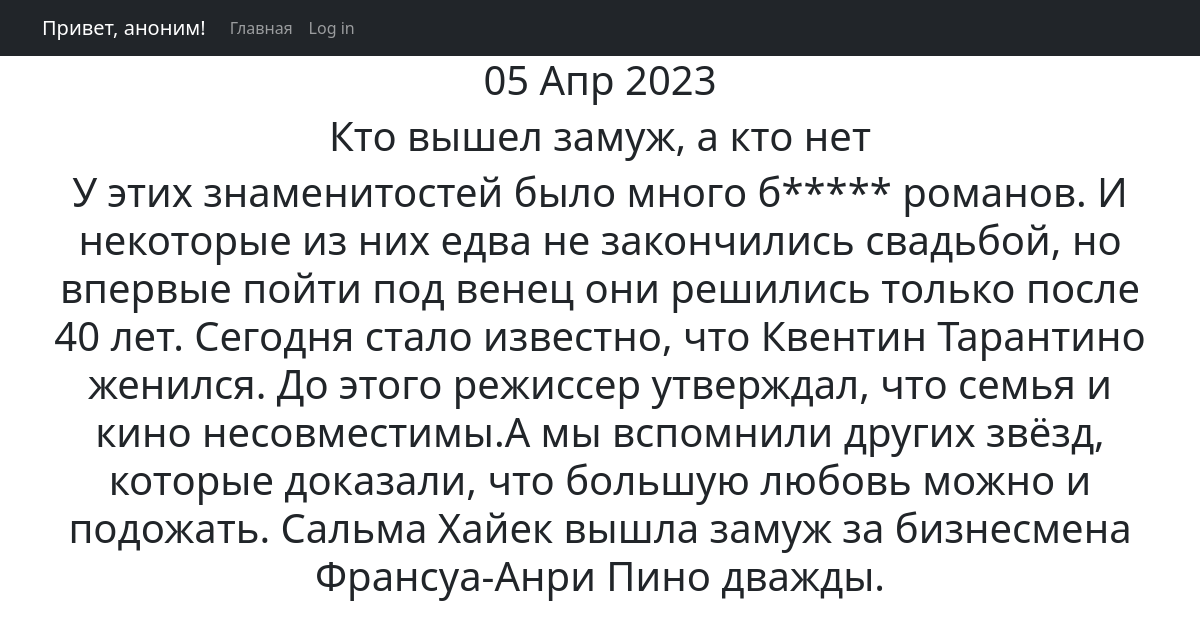
The page /news/2 on the database its author committed.
### News_Portal/models.py (models this page shows, shortened)
class Post(models.Model):
    author = models.ForeignKey(Author, on_delete=models.CASCADE)
    type = models.CharField(max_length=2, choices=TYPES, default="news")
    creation_time = models.DateTimeField(auto_now_add=True)
    category = models.ManyToManyField(Category, through="PostCategory")
    title = models.CharField(max_length=255, default="Новость часа")
    text = models.TextField(default="а мы уже пишем")
    rating = models.FloatField(default=0.0)

### News_Portal/views.py (the view)
# urls.py: path("<int:pk>", NewsDetail.as_view(), name="news_detail"),
class NewsDetail(DetailView):
    model = Post
    template_name = "post.html"
    context_object_name = "post"

### News_Portal/templatetags/custom_filters.py (called while the page is built)
@register.filter()
def censor(text):
    if not isinstance(text, str):
        raise ValueError("мы только тексты цензурируем в нашей редакции")
    for bad_word in BANNED_WORDS:
        if bad_word in text:
            censored = bad_word[0] + ("*" * (len(bad_word) - 1))
            text = text.replace(bad_word, censored)
        if bad_word.capitalize() in text:
            censored = bad_word[0].capitalize() + ("*" * (len(bad_word) - 1))
            text = text.replace(bad_word, censored)
    return text

### News_Portal/templates/post.html (shortened to what this page needs)
{% extends 'flatpages/default.html' %}
{% load custom_filters %}
{% block content %}
<h1>{{ post.creation_time|date:'d M Y' }}</h1>
<h1>{{ post.title|censor }}</h1>
<h1>{{ post.text|censor }}</h1>
{% endblock content %}

### rows shown on the page
Post: creation_time "05 Апр 2023", title|censor "Кто вышел замуж, а кто нет", text|censor "У этих знаменитостей было много б***** романов. И некоторые из них едва не закончились свадьбой, но впервые пойти под венец они решились только после 40 лет. Сегодня стало известно, что Квентин Тарантино женился. До этого режиссер утверждал, что семья и кино несовместимы.А мы вспомнили других звёзд, которые доказали, что большую любовь можно и подожать. Сальма Хайек вышла замуж за бизнесмена Франсуа-Анри Пино дважды."
